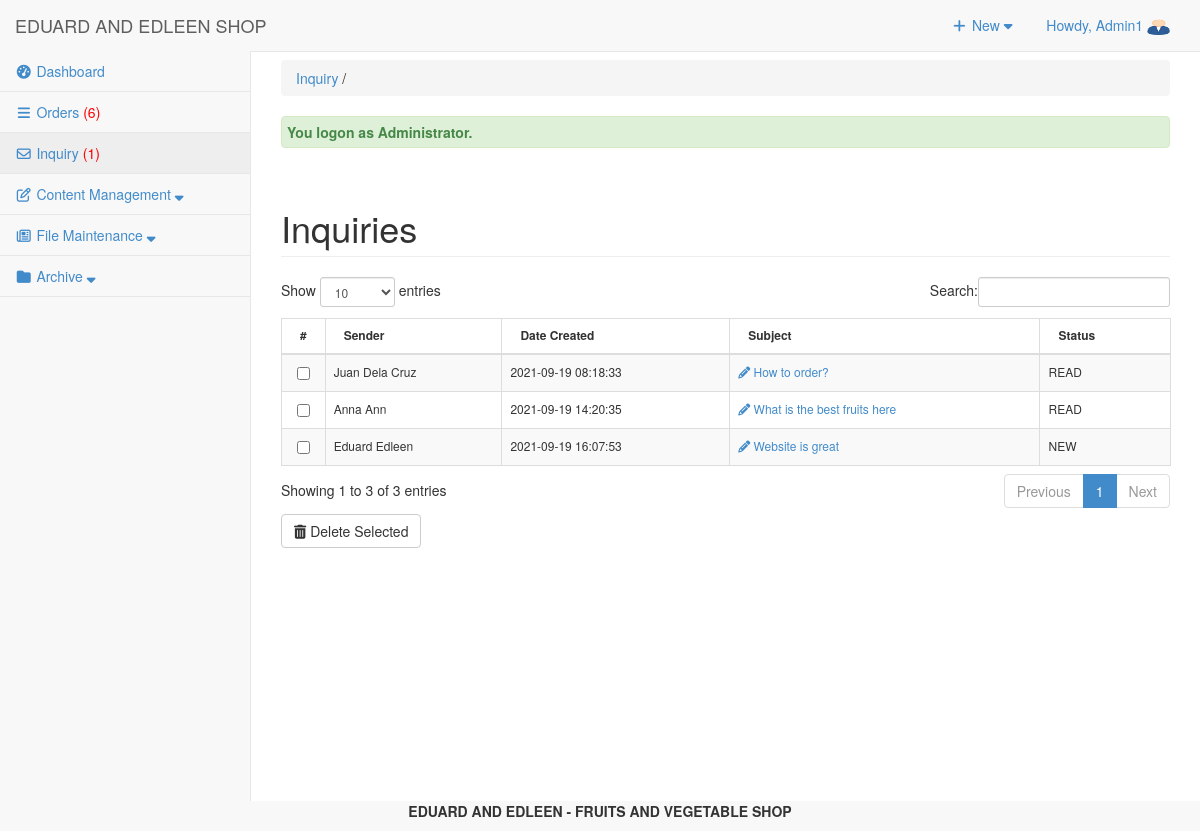
The page /admin/inquiry/index.php (signed in) on the database its author committed.
### tables this page shows
CREATE TABLE `tbluseraccount` (
  `USERID` int(11) NOT NULL,
  `U_NAME` varchar(122) NOT NULL,
  `U_USERNAME` varchar(122) NOT NULL,
  `U_PASS` varchar(122) NOT NULL,
  `U_ROLE` varchar(30) NOT NULL,
  `USERIMAGE` varchar(255) NOT NULL,
  `U_STATUS` varchar(255) NOT NULL DEFAULT 'Active'
);

CREATE TABLE `tblinquiry` (
  `INQID` int(11) NOT NULL,
  `INQNAME` varchar(255) NOT NULL,
  `INQEMAIL` varchar(255) NOT NULL,
  `INQSUBJ` varchar(255) NOT NULL,
  `INQMSG` varchar(255) NOT NULL,
  `INQDATECREATED` varchar(255) NOT NULL,
  `INQSTATUS` varchar(255) NOT NULL
);

### admin/inquiry/index.php (called while the page is built, shortened)
<?php
require_once("../../include/initialize.php");
$view = (isset($_GET['view']) && $_GET['view'] != '') ? $_GET['view'] : '';
	$header=$view;
	$title="Inquiry";
	switch ($view) {
  	default :
	$title="Inquiry";
	}
require_once ("../theme/templates.php");
?>

### include/database.php (called while the page is built, shortened)
<?php
class Database {
	var $sql_string = '';
	private $conn;
	public function open_connection() {
		$this->conn = mysqli_connect(server,user,pass);
		if(!$this->conn){
			echo "Problem in database connection! Contact administrator!";
			exit();
		}else{
			$db_select = mysqli_select_db($this->conn,database_name);
		}
	}
	function setQuery($sql='') {
		$this->sql_string=$sql;
	}
	function executeQuery() {
		$result = mysqli_query($this->conn,$this->sql_string);
		return $result;
	}
	private function confirm_query($result) {
		return $result;
	}
	function loadResultList( $key='' ) {
		$cur = $this->executeQuery();
		$array = array();
		while ($row = mysqli_fetch_object($cur)) {
			if ($key) {
				$array[$row->$key] = $row;
			} else {
				$array[] = $row;
			}
		}
		return $array;
	}
	function loadSingleResult() {
		$cur = $this->executeQuery();
		while ($row = mysqli_fetch_object($cur)) {
		return $data = $row;
		}
	}
	public function num_rows($result_set) {
		return mysqli_num_rows($result_set);
	}
}
$mydb = new Database();
?>

### include/accounts.php (called while the page is built, shortened)
<?php
require_once(LIB_PATH.DS.'database.php');
class User {
	protected static  $tblname = "tbluseraccount";
	function single_user($id=""){
			global $mydb;
			$mydb->setQuery("SELECT * FROM ".self::$tblname."
				Where USERID= '{$id}' LIMIT 1");
			$cur = $mydb->loadSingleResult();
			return $cur;
	}
}
?>

### admin/inquiry/list.php (the view, shortened to what this page needs)
<div class="row">
     	 <div class="col-lg-12">
          <h1 class="page-header">Inquiries</h1>
     		</div>
 		 </div>
	    <form action="inquirycontroller.php?action=delete" Method="POST">
	    <div class="table-responsive">
		<table id="dash-table"  class="table table-striped table-bordered table-hover "  style="font-size:12px" cellspacing="0" >
	    <thead>
		  	<tr>
		  		<th width="1%">#</th>
                      <th>Sender</th>
		  		<th>Date Created</th>
                      <th>Subject</th>
                      <th>Status</th>
		  	</tr>
		  </thead>
	  <tbody>
		  	<?php
		  		$query = "SELECT * FROM `tblinquiry` ";
                  $mydb->setQuery($query);
                  $cur = $mydb->loadResultList();
                foreach ($cur as $result) {
                  echo '<tr>';
                  echo '<td width="1%" align="center"><input type="checkbox" name="selector[]" id="selector[]" value="'.$result->INQID. '"/></td>';
                  echo '<td>'.$result->INQNAME.'</td>';
                echo '<td>'. $result->INQDATECREATED.'</td>';
                  echo '<td><a title="edit" href="'.web_root.'admin/inquiry/index.php?view=edit&id='.$result->INQID.'"><i class="fa fa-pencil "></i> '.$result->INQSUBJ.' </a></td>';
                  echo '<td>'. $result->INQSTATUS.'</td>';
                  echo '</tr>';
		  	    }
		  	?>
		  </tbody>
		</table>
		<div class="btn-group">
		  <button type="submit" class="btn btn-default" name="delete"><i class="fa fa-trash fw-fa"></i> Delete Selected</button>
		</div>
		</div>
		</form>

### admin/theme/templates.php (shortened to what this page needs)
<!DOCTYPE html>
<html lang="en">
<head>
<link href="<?php echo web_root; ?>admin/css/bootstrap.min.css" rel="stylesheet">
<link href="<?php echo web_root; ?>admin/css/metisMenu.min.css" rel="stylesheet">
<link href="<?php echo web_root; ?>admin/css/timeline.css" rel="stylesheet">
<link href="<?php echo web_root; ?>admin/css/sb-admin-2.css" rel="stylesheet">
<link href="<?php echo web_root; ?>admin/font/css/font-awesome.min.css" rel="stylesheet" type="text/css">
<link href="<?php echo web_root; ?>admin/font/font-awesome.min.css" rel="stylesheet" type="text/css">
<link href="<?php echo web_root; ?>admin/css/dataTables.bootstrap.css" rel="stylesheet">
<link href="<?php echo web_root; ?>css/bootstrap-datetimepicker.min.css" rel="stylesheet" media="screen">
<link href="<?php echo web_root; ?>css/datepicker.css" rel="stylesheet" media="screen">
<link href="<?php echo web_root; ?>admin/css/costum.css" rel="stylesheet">
<link href="<?php echo web_root; ?>admin/css/ekko-lightbox.css" rel="stylesheet">
</head>
  <?php
    $query = "SELECT * FROM tblsummary WHERE ORDEREDSTATS = 'Pending'";
    $mydb->setQuery($query);
    $cur = $mydb->executeQuery();
    $rowscount = $mydb->num_rows($cur);
    $res = isset($rowscount)? $rowscount : 0;
    if($res>0){
    $order = '<span style="color:red;">('.$res.')</span>';
    }else{
        $order = '<span> ('.$res.')</span>';
    }
    $query = "SELECT * FROM tblinquiry WHERE INQSTATUS = 'NEW'";
    $mydb->setQuery($query);
    $cur = $mydb->executeQuery();
    $rowscount = $mydb->num_rows($cur);
    $res = isset($rowscount)? $rowscount : 0;
    if($res>0){
    $inquiry = '<span style="color:red;">('.$res.')</span>';
    }else{
        $inquiry = '<span> ('.$res.')</span>';
    }
?>
<body>
   <div id="wrapper">
        <nav class="navbar navbar-default navbar-static-top  " role="navigation" style="margin-bottom: 0">
            <div class="navbar-header">
                 <a class="navbar-brand"  href="<?php echo web_root; ?>admin/index.php" >EDUARD AND EDLEEN SHOP</a>
            </div>
            <ul class="nav navbar-top-links navbar-right">
                 <li class="dropdown">
                    <a class="dropdown-toggle" data-toggle="dropdown" href="#">
                        <i class="fa fa-plus fa-fw"></i> New  <i class="fa fa-caret-down"></i>
                    </a>
                </li>
<?php
 $user = New User();
$singleuser = $user->single_user($_SESSION['USERID']);
?>
                <li class="dropdown">
                    <a class="dropdown-toggle" data-toggle="dropdown" href="#">
                        Howdy, <?php echo $_SESSION['U_NAME']; ?> <img title="profile image" width="23px" height="17px" src="<?php echo web_root.'admin/user/'.$singleuser ->USERIMAGE ?>">
                    </a>
                </li>
            </ul>
            <div class="navbar-default sidebar" role="navigation">
                <div class="sidebar-nav navbar-collapse">
                    <ul class="nav" id="side-menu">
                        <li>
                             <a href="<?php echo web_root; ?>admin/dashboard/"><i class="fa fa-tachometer fa-fw"></i>  Dashboard </a>
                        </li>
                        <li>
                             <a href="<?php echo web_root; ?>admin/orders/" ><i class="fa fa-reorder fa-fw"></i>  Orders <?php echo $order; ?></a>
                        </li>
                        <li>
                             <a href="<?php echo web_root; ?>admin/inquiry/" ><i class="fa fa-envelope-o fa-fw"></i>  Inquiry <?php echo $inquiry; ?></a>
                        </li>
                        <li class="nav-item">
                            <a class="nav-link" data-toggle="collapse" href="#collapseExample1" aria-expanded="false" aria-controls="collapseExample">
                                <i class="fa fa-pencil-square-o fa-fw"></i><span class="menu-title"> Content Management <i class="fa fa-sort-down"></i></span>
                            </a>
                        </li>
                        <li class="nav-item">
                            <a class="nav-link" data-toggle="collapse" href="#collapseExample3" aria-expanded="false" aria-controls="collapseExample">
                                <i class="fa fa-newspaper-o fa-fw"></i><span class="menu-title"> File Maintenance <i class="fa fa-sort-down"></i></span>
                            </a>
                        </li>
                        <?php if ($_SESSION['U_ROLE']=='Administrator') {
                        ?>
                        <li class="nav-item">
                            <a class="nav-link" data-toggle="collapse" href="#collapseExample2" aria-expanded="false" aria-controls="collapseExample">
                                <i class="fa fa-folder fa-fw"></i><span class="menu-title"> Archive <i class="fa fa-sort-down"></i></span>
                            </a>
                        </li>
                 <?php }  ?>
                    </ul>
                </div>
            </div>
        </nav>
  <div id="page-wrapper">
            <div class="row" >
                <div class="col-lg-12">
                    <?php
                    if ($title<>'Dashboard'){
                       echo   '<p class="breadcrumb" style="margin-top: 8px;">
                        <a href="index.php" title="'. $title.'" >'. $title.'</a>
                        '.(isset($header) ? ' / '. $header : '').'  </p>'  ;
                    } ?>
                  <?php require_once $content; ?>
                </div>
            </div>
        </div>
    </div>
</body>
      <footer><p  style="text-align: center;font-weight: bold;"> EDUARD AND EDLEEN - FRUITS AND VEGETABLE SHOP </p></footer>
</html>

### admin/css/sb-admin-2.css (style rules this page uses)
body { background-color: #f8f8f8; }
#wrapper { width: 100%; }
#page-wrapper { padding: 0 15px; min-height: 568px; background-color: #fff; }
@media (min-width:768px) { #page-wrapper { position: inherit; margin: 0 0 0 250px; padding: 0 30px; border-left: 1px solid #e7e7e7; } }
.navbar-top-links { margin-right: 0; }
.navbar-top-links li { display: inline-block; }
.navbar-top-links li:last-child { margin-right: 15px; }
.navbar-top-links li a { padding: 15px; min-height: 50px; }
.sidebar .sidebar-nav.navbar-collapse { padding-right: 0; padding-left: 0; }
.sidebar ul li { border-bottom: 1px solid #e7e7e7; }
.sidebar ul li a.active { background-color: #eee; }
@media (min-width:768px) { .sidebar { z-index: 1; position: absolute; width: 250px; margin-top: 51px; } }

### rows shown on the page
tbluseraccount: USERIMAGE (picture)
tblinquiry: INQNAME "Juan Dela Cruz", INQDATECREATED "2021-09-19 08:18:33", INQSUBJ "How to order?", INQSTATUS "READ"
tblinquiry: INQNAME "Anna Ann", INQDATECREATED "2021-09-19 14:20:35", INQSUBJ "What is the best fruits here", INQSTATUS "READ"
tblinquiry: INQNAME "Eduard Edleen", INQDATECREATED "2021-09-19 16:07:53", INQSUBJ "Website is great", INQSTATUS "NEW"

### other values the page prints
$_SESSION['U_NAME'] "Admin1"
$res "6"
$res "1"
$title "Inquiry"
$_SESSION['message'] "You logon as Administrator."
